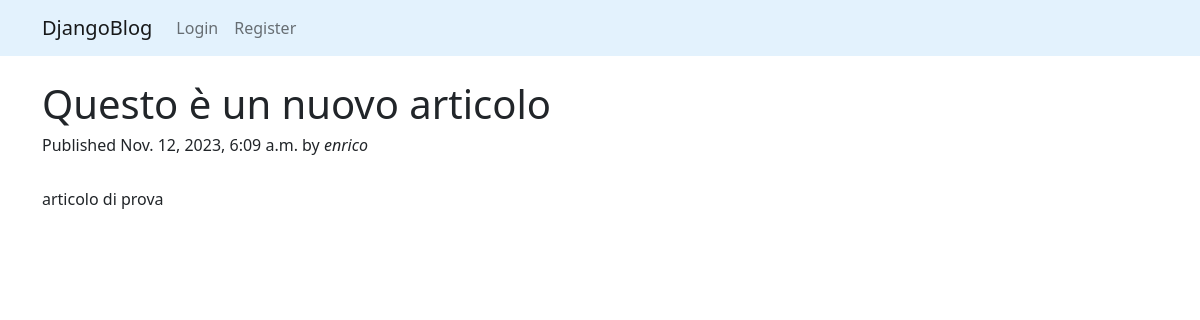
The page /articles/questo-e-un-nuovo-articolo/ on the database its author committed.
### articles/models.py (models this page shows, shortened)
class Article(models.Model):
    title = models.CharField(max_length=200)
    description = models.TextField()
    slug = models.SlugField(max_length=100, unique=True)
    published = models.DateTimeField(auto_now_add=True)
    author = models.ForeignKey(User, on_delete=models.CASCADE)

### articles/views.py (the view)
# urls.py: path('articles/<slug:slug>/', article_details, name = 'article_details'),
def article_details(request, slug):
    article = get_object_or_404(Article, slug=slug)
    return render(request, 'details.html', {'article':article})

### articles/templates/details.html (shortened to what this page needs)
{% extends 'base.html' %}
{% block body %}
    <div class="container mt-4">
        <h1>{{article.title}}</h1>
        <h6>Published {{article.published}} by <i>{{article.author}}</i></h6>
        <br>
        <p>{{article.description}}</p>
    </div>
{% endblock %}

### rows shown on the page
Article: title "Questo è un nuovo articolo", published "Nov. 12, 2023, 6:09 a.m.", author "enrico", description "articolo di prova"
